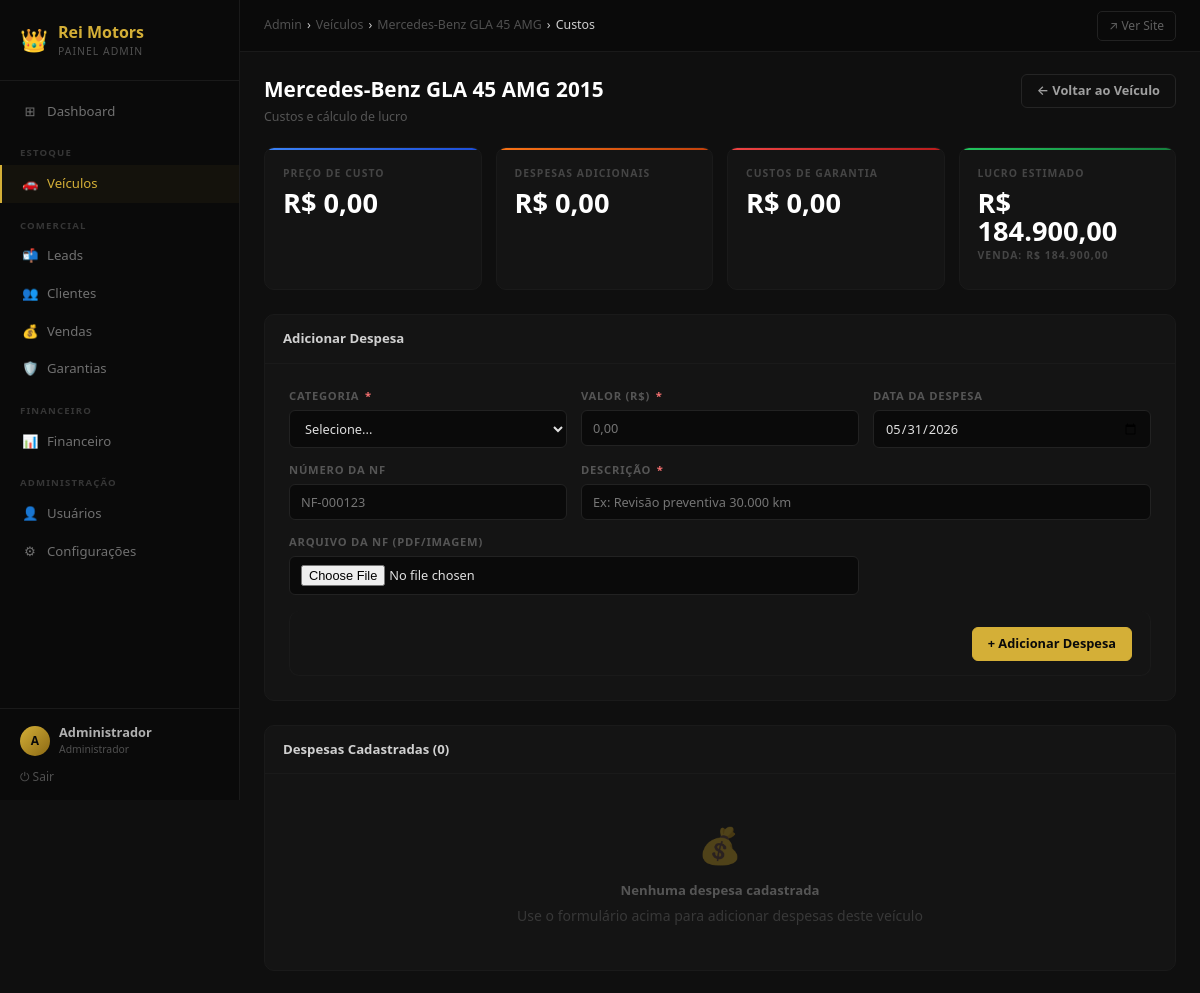
/admin/veiculos/custos.php?id=2 (signed in), run on the app's committed database.
### tables this page shows
CREATE TABLE usuarios (
    id INT AUTO_INCREMENT PRIMARY KEY,
    nome VARCHAR(100) NOT NULL,
    email VARCHAR(150) NOT NULL UNIQUE,
    senha VARCHAR(255) NOT NULL,
    cpf VARCHAR(14) UNIQUE,
    telefone VARCHAR(20),
    endereco TEXT,
    role ENUM('admin', 'vendedor') NOT NULL DEFAULT 'vendedor',
    ativo TINYINT(1) DEFAULT 1,
    comissao_percentual DECIMAL(5,2) DEFAULT 3.50,
    criado_em TIMESTAMP DEFAULT CURRENT_TIMESTAMP,
    atualizado_em TIMESTAMP DEFAULT CURRENT_TIMESTAMP ON UPDATE CURRENT_TIMESTAMP,
    INDEX idx_email (email),
    INDEX idx_role (role)
);

CREATE TABLE veiculos (
    id INT AUTO_INCREMENT PRIMARY KEY,
    marca VARCHAR(50) NOT NULL,
    modelo VARCHAR(100) NOT NULL,
    slug VARCHAR(150) UNIQUE,
    ano INT NOT NULL,
    preco_venda DECIMAL(12,2) NOT NULL,
    preco_custo DECIMAL(12,2) NOT NULL,
    preco_tabela_fipe DECIMAL(12,2),
    quilometragem INT DEFAULT 0,
    combustivel ENUM('gasolina', 'flex', 'etanol', 'diesel', 'eletrico') NOT NULL,
    cambio ENUM('manual', 'automatico', 'cvt') NOT NULL,
    cor VARCHAR(50),
    descricao TEXT,
    status ENUM('disponivel', 'reservado', 'vendido') DEFAULT 'disponivel',
    destaque TINYINT(1) DEFAULT 0,
    numero_chassi VARCHAR(50) UNIQUE,
    placa VARCHAR(20) UNIQUE,
    documento VARCHAR(20),
    renavam VARCHAR(20),
    criado_em TIMESTAMP DEFAULT CURRENT_TIMESTAMP,
    atualizado_em TIMESTAMP DEFAULT CURRENT_TIMESTAMP ON UPDATE CURRENT_TIMESTAMP,
    INDEX idx_marca (marca),
    INDEX idx_modelo (modelo),
    INDEX idx_ano (ano),
    INDEX idx_preco (preco_venda),
    INDEX idx_status (status),
    INDEX idx_destaque (destaque)
);

### includes/config.php (called while the page is built, shortened)
<?php
function estaAutenticado() {
    return isset($_SESSION['usuario_id']) && isset($_SESSION['usuario_role']);
}
function ehAdmin() {
    return estaAutenticado() && $_SESSION['usuario_role'] === ROLE_ADMIN;
}
?>

### includes/db.php (called while the page is built, shortened)
<?php
try {
    $pdo = new PDO(
        "mysql:host=" . DB_HOST . ";dbname=" . DB_NAME . ";charset=utf8mb4",
        DB_USER,
        DB_PASS,
        [
            PDO::ATTR_ERRMODE => PDO::ERRMODE_EXCEPTION,
            PDO::ATTR_DEFAULT_FETCH_MODE => PDO::FETCH_ASSOC,
            PDO::ATTR_EMULATE_PREPARES => false,
        ]
    );
} catch (PDOException $e) {
    error_log("Erro na conexão com BD: " . $e->getMessage());
    die("Erro ao conectar ao banco de dados. Contate o administrador.");
}
function executarQuery($sql, $params = []) {
    global $pdo;
    try {
        $stmt = $pdo->prepare($sql);
        $stmt->execute($params);
        return $stmt;
    } catch (PDOException $e) {
        error_log("Erro na query: " . $e->getMessage());
        return false;
    }
}
function obterUmaLinha($sql, $params = []) {
    $stmt = executarQuery($sql, $params);
    return $stmt ? $stmt->fetch() : null;
}
function obterTodas($sql, $params = []) {
    $stmt = executarQuery($sql, $params);
    return $stmt ? $stmt->fetchAll() : [];
}
?>

### includes/functions.php (called while the page is built, shortened)
<?php
require_once __DIR__ . '/config.php';
function formatarMoeda($valor) {
    return 'R$ ' . number_format($valor, 2, ',', '.');
}
function calcularLucroVeiculo($preco_venda, $preco_custo, $custos_adicionais = 0, $custos_garantia = 0) {
    $lucro = $preco_venda - ($preco_custo + $custos_adicionais + $custos_garantia);
    return $lucro;
}
?>

### public_html/admin/veiculos/custos.php (the view, shortened to what this page needs)
<?php
require_once __DIR__ . '/../../../includes/config.php';
require_once __DIR__ . '/../../../includes/db.php';
require_once __DIR__ . '/../../../includes/functions.php';
$id = (int)($_GET['id'] ?? 0);
$veiculo = obterUmaLinha("SELECT id, marca, modelo, ano, preco_venda, preco_custo FROM veiculos WHERE id = ?", [$id]);
$pagina_ativa  = 'veiculos';
$admin_root    = '../';
$breadcrumb    = [
    ['label' => 'Veículos',  'url' => '../veiculos/'],
    ['label' => htmlspecialchars($veiculo['marca'].' '.$veiculo['modelo']), 'url' => 'editar.php?id='.$id],
    ['label' => 'Custos',    'url' => ''],
];
$custos = obterTodas(
    "SELECT * FROM custos_veiculo WHERE veiculo_id = ? ORDER BY data_despesa DESC",
    [$id]
);
$total_custos_adicionais = array_sum(array_column($custos, 'valor'));
$total_garantias = (float)(obterUmaLinha(
    "SELECT COALESCE(SUM(custo_reparo), 0) as total FROM garantias_chamados WHERE veiculo_id = ?",
    [$id]
)['total'] ?? 0);
$lucro = calcularLucroVeiculo(
    $veiculo['preco_venda'],
    $veiculo['preco_custo'],
    $total_custos_adicionais,
    $total_garantias
);
require_once __DIR__ . '/../includes/header.php';
?>
<div class="page__header">
    <div>
        <h1 class="page__titulo"><?= htmlspecialchars($veiculo['marca'].' '.$veiculo['modelo'].' '.$veiculo['ano']) ?></h1>
        <p class="page__subtitulo">Custos e cálculo de lucro</p>
    </div>
    <div class="page__acoes">
        <a href="editar.php?id=<?= $id ?>" class="btn-admin btn-admin--secondary">← Voltar ao Veículo</a>
    </div>
</div>
<div class="stats-grid" style="margin-bottom:1.5rem">
    <div class="stat-card stat-card--blue">
        <div class="stat-card__label">Preço de Custo</div>
        <div class="stat-card__valor"><?= formatarMoeda($veiculo['preco_custo']) ?></div>
    </div>
    <div class="stat-card stat-card--orange">
        <div class="stat-card__label">Despesas Adicionais</div>
        <div class="stat-card__valor"><?= formatarMoeda($total_custos_adicionais) ?></div>
    </div>
    <div class="stat-card stat-card--red">
        <div class="stat-card__label">Custos de Garantia</div>
        <div class="stat-card__valor"><?= formatarMoeda($total_garantias) ?></div>
    </div>
    <div class="stat-card <?= $lucro >= 0 ? 'stat-card--green' : 'stat-card--red' ?>">
        <div class="stat-card__label">Lucro Estimado</div>
        <div class="stat-card__valor"><?= formatarMoeda($lucro) ?></div>
        <div class="stat-card__label" style="margin-top:4px">Venda: <?= formatarMoeda($veiculo['preco_venda']) ?></div>
    </div>
</div>
<div class="table-container" style="margin-bottom:1.5rem">
    <div class="table-header">
        <h2 class="table-header__titulo">Adicionar Despesa</h2>
    </div>
    <div style="padding:1.5rem">
        <form method="POST" enctype="multipart/form-data" action="">
            <div class="form-grid">
                <div class="form-grupo">
                    <label>Categoria <span class="obrigatorio">*</span></label>
                    <select name="categoria" required>
                        <option value="">Selecione...</option>
                    </select>
                </div>
                <div class="form-grupo">
                    <label>Valor (R$) <span class="obrigatorio">*</span></label>
                    <input type="text" name="valor" value="<?= htmlspecialchars($_POST['valor'] ?? '') ?>" placeholder="0,00" required>
                </div>
                <div class="form-grupo">
                    <label>Data da Despesa</label>
                    <input type="date" name="data_despesa" value="<?= htmlspecialchars($_POST['data_despesa'] ?? date('Y-m-d')) ?>">
                </div>
                <div class="form-grupo">
                    <label>Número da NF</label>
                    <input type="text" name="numero_nf" value="<?= htmlspecialchars($_POST['numero_nf'] ?? '') ?>" placeholder="NF-000123">
                </div>
                <div class="form-grupo form-grupo--2">
                    <label>Descrição <span class="obrigatorio">*</span></label>
                    <input type="text" name="descricao" value="<?= htmlspecialchars($_POST['descricao'] ?? '') ?>" placeholder="Ex: Revisão preventiva 30.000 km" required>
                </div>
                <div class="form-grupo form-grupo--2">
                    <label>Arquivo da NF (PDF/imagem)</label>
                    <input type="file" name="arquivo_nf" accept=".pdf,image/jpeg,image/png,image/webp">
                </div>
            </div>
            <div class="form-acoes" style="margin-top:1rem;padding-top:1rem;border-top:1px solid var(--admin-border)">
                <button type="submit" class="btn-admin btn-admin--primary">+ Adicionar Despesa</button>
            </div>
        </form>
    </div>
</div>
<div class="table-container">
    <div class="table-header">
        <h2 class="table-header__titulo">Despesas Cadastradas (<?= count($custos) ?>)</h2>
    </div>
    <?php if ($custos): ?>
    <table class="table">
        <thead>
            <tr>
                <th>Data</th>
                <th>Categoria</th>
                <th>Descrição</th>
                <th>NF</th>
                <th>Valor</th>
                <th>Ações</th>
            </tr>
        </thead>
        <tbody>
        <?php foreach ($custos as $c): ?>
        <tr>
            <td><?= formatarData($c['data_despesa']) ?></td>
            <td><span class="badge-admin badge-admin--info"><?= htmlspecialchars($categorias_despesas[$c['categoria']] ?? $c['categoria']) ?></span></td>
            <td><?= htmlspecialchars($c['descricao']) ?></td>
            <td>
                <?php if ($c['numero_nf']): ?>
                    <small><?= htmlspecialchars($c['numero_nf']) ?></small>
                <?php endif; ?>
                <?php if ($c['arquivo_nf']): ?>
                    <a href="<?= BASE_URL . 'uploads/' . htmlspecialchars($c['arquivo_nf']) ?>" target="_blank"
                       class="btn-admin btn-admin--secondary btn-admin--sm">📄 NF</a>
                <?php endif; ?>
            </td>
            <td class="td-titulo"><?= formatarMoeda($c['valor']) ?></td>
            <td class="td-acoes">
                <?php if (ehAdmin()): ?>
                <button onclick="confirmarAcao('?deletar=<?= $c['id'] ?>&id=<?= $id ?>', 'Remover despesa', 'Deseja remover esta despesa? Esta ação não pode ser desfeita.')"
                        class="btn-admin btn-admin--danger btn-admin--sm">✕</button>
                <?php endif; ?>
            </td>
        </tr>
        <?php endforeach; ?>
        </tbody>
        <tfoot>
            <tr>
                <td colspan="4" style="text-align:right;font-weight:600;padding:0.75rem 1rem">Total de Despesas:</td>
                <td class="td-titulo" style="color:#D4AF37"><?= formatarMoeda($total_custos_adicionais) ?></td>
                <td></td>
            </tr>
        </tfoot>
    </table>
    <?php else: ?>
    <div class="empty-state">
        <div class="empty-state__icone">💰</div>
        <p class="empty-state__titulo">Nenhuma despesa cadastrada</p>
        <p class="empty-state__subtitulo">Use o formulário acima para adicionar despesas deste veículo</p>
    </div>
    <?php endif; ?>
</div>
<?php require_once __DIR__ . '/../includes/footer.php'; ?>

### public_html/admin/includes/header.php (shortened to what this page needs)
<?php
$_usuario = obterUmaLinha(
    "SELECT id, nome, role FROM usuarios WHERE id = ? AND ativo = 1",
    [$_SESSION['usuario_id']]
);
$_inicial = mb_strtoupper(mb_substr($_usuario['nome'], 0, 1, 'UTF-8'), 'UTF-8');
?>
<!DOCTYPE html>
<html lang="pt-BR">
<head>
    <link rel="stylesheet" href="<?= $admin_root ?>assets/css/admin.css">
</head>
<body>
<div class="admin-wrapper">
<aside class="sidebar" id="sidebar">
    <div class="sidebar__logo">
        <span style="font-size:1.4rem">👑</span>
        <div>
            <div class="sidebar__logo-nome">Rei Motors</div>
            <div class="sidebar__logo-sub">Painel Admin</div>
        </div>
    </div>
    <nav class="sidebar__nav">
        <a href="<?= $admin_root ?>index.php"
           class="sidebar__link <?= $pagina_ativa === 'dashboard' ? 'ativo' : '' ?>">
            <span class="sidebar__link-icone">⊞</span> Dashboard
        </a>
        <div class="sidebar__section">Estoque</div>
        <a href="<?= $admin_root ?>veiculos/"
           class="sidebar__link <?= $pagina_ativa === 'veiculos' ? 'ativo' : '' ?>">
            <span class="sidebar__link-icone">🚗</span> Veículos
        </a>
        <div class="sidebar__section">Comercial</div>
        <a href="<?= $admin_root ?>leads/"
           class="sidebar__link <?= $pagina_ativa === 'leads' ? 'ativo' : '' ?>">
            <span class="sidebar__link-icone">📬</span> Leads
        </a>
        <a href="<?= $admin_root ?>clientes/"
           class="sidebar__link <?= $pagina_ativa === 'clientes' ? 'ativo' : '' ?>">
            <span class="sidebar__link-icone">👥</span> Clientes
        </a>
        <a href="<?= $admin_root ?>vendas/"
           class="sidebar__link <?= $pagina_ativa === 'vendas' ? 'ativo' : '' ?>">
            <span class="sidebar__link-icone">💰</span> Vendas
        </a>
        <a href="<?= $admin_root ?>garantias/"
           class="sidebar__link <?= $pagina_ativa === 'garantias' ? 'ativo' : '' ?>">
            <span class="sidebar__link-icone">🛡️</span> Garantias
        </a>
        <?php if (ehAdmin()): ?>
        <div class="sidebar__section">Financeiro</div>
        <a href="<?= $admin_root ?>financeiro/"
           class="sidebar__link <?= $pagina_ativa === 'financeiro' ? 'ativo' : '' ?>">
            <span class="sidebar__link-icone">📊</span> Financeiro
        </a>
        <div class="sidebar__section">Administração</div>
        <a href="<?= $admin_root ?>usuarios/"
           class="sidebar__link <?= $pagina_ativa === 'usuarios' ? 'ativo' : '' ?>">
            <span class="sidebar__link-icone">👤</span> Usuários
        </a>
        <a href="<?= $admin_root ?>configuracoes/"
           class="sidebar__link <?= $pagina_ativa === 'configuracoes' ? 'ativo' : '' ?>">
            <span class="sidebar__link-icone">⚙</span> Configurações
        </a>
        <?php endif; ?>
    </nav>
    <div class="sidebar__footer">
        <div class="sidebar__user">
            <div class="sidebar__user-avatar"><?= htmlspecialchars($_inicial) ?></div>
            <div>
                <div class="sidebar__user-nome"><?= htmlspecialchars($_usuario['nome']) ?></div>
                <div class="sidebar__user-role"><?= $_usuario['role'] === 'admin' ? 'Administrador' : 'Vendedor' ?></div>
            </div>
        </div>
        <a href="<?= $admin_root ?>logout.php" class="sidebar__logout">⏻ Sair</a>
    </div>
</aside>
<div class="admin-content">
    <header class="topbar">
        <div class="topbar__left">
            <nav class="topbar__breadcrumb" aria-label="Breadcrumb">
                <a href="<?= $admin_root ?>index.php">Admin</a>
                <?php foreach ($breadcrumb as $item): ?>
                    <span>›</span>
                    <?php if (!empty($item['url'])): ?>
                        <a href="<?= htmlspecialchars($item['url']) ?>"><?= htmlspecialchars($item['label']) ?></a>
                    <?php else: ?>
                        <span><?= htmlspecialchars($item['label']) ?></span>
                    <?php endif; ?>
                <?php endforeach; ?>
            </nav>
        </div>
        <div class="topbar__right">
            <a href="<?= BASE_URL ?>" target="_blank" class="topbar__site-link">↗ Ver Site</a>
        </div>
    </header>
    <main class="page">

### data on the page
usuarios: nome "A", nome "Administrador"
veiculos: marca+modelo+ano "Mercedes-Benz GLA 45 AMG 2015", preco_custo "R$ 0,00", preco_venda "R$ 184.900,00"

### other printed values
$item['label'] "Veículos"
$item['label'] "Mercedes-Benz GLA 45 AMG"
$item['label'] "Custos"
formatarMoeda($total_custos_adicionais) "R$ 0,00"
formatarMoeda($total_garantias) "R$ 0,00"
formatarMoeda($lucro) "R$ 184.900,00"
count($custos) "0"
